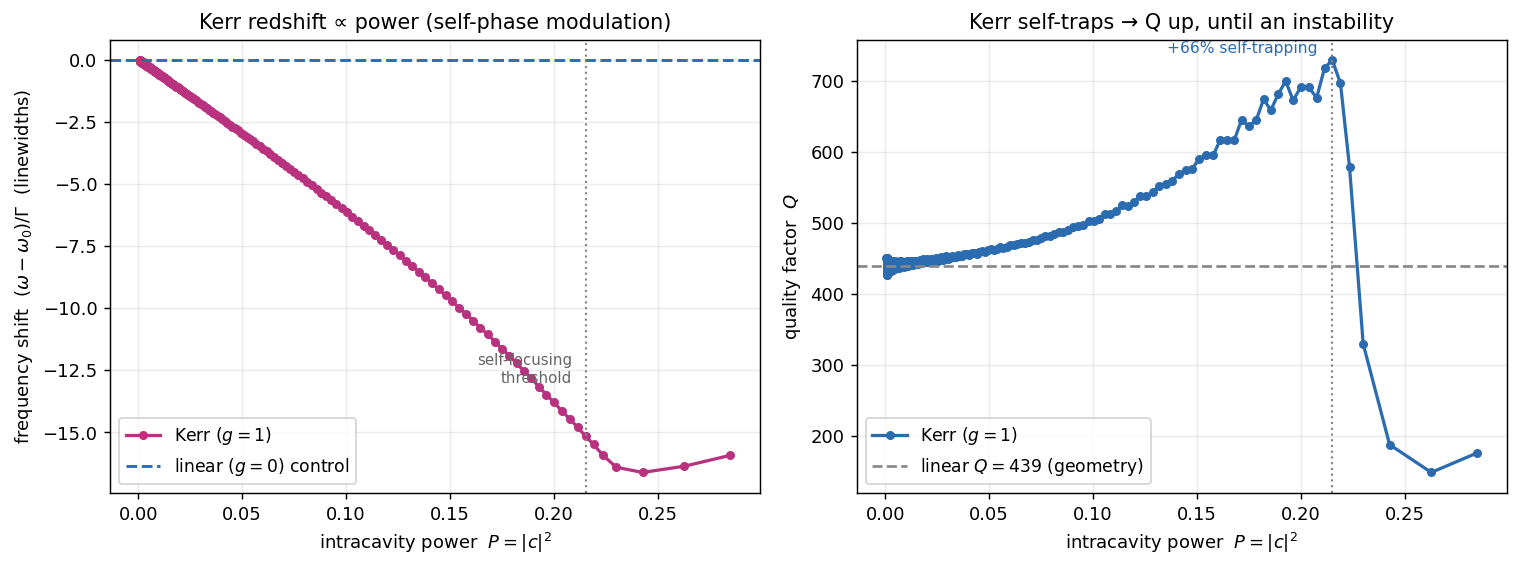

Reproduce this figure in Python.
"""Nonlinear Kerr on the horn's leaky mode — the geometry-set resonator, made nonlinear.

Section 12 gave the horn a leaky whispering-gallery-like mode whose Q is set by the throat
geometry; section 13 turned a microdisk into a Kerr comb whose threshold rides on that Q.
This joins them: put a focusing Kerr nonlinearity ON the horn's leaky mode and ask what the
nonlinearity does to a mode that is *also* radiating.

Method — a ring-down. Excite the eta-stable linear leaky mode, evolve
    i u_t = (-d^2 + V_k(x) - i*CAP) u  -  g |u|^2 u
and, as the intracavity power decays, read the instantaneous resonance frequency and Q as
functions of power. One run sweeps power from high to low. The g=0 run is the control:
frequency and Q must be flat and equal to the linear values.

Result: the resonance REDSHIFTS linearly with intracavity power (Kerr self-phase modulation),
and the focusing nonlinearity mildly ENHANCES Q — self-trapping deepens the mode below the
throat barrier, so it leaks less. Geometry sets the linear Q; the Kerr term tilts and
self-traps it.

Regenerate:  python3 nonlinear_kerr_horn.py
"""
import numpy as np
import scipy.sparse as sp
from scipy.sparse.linalg import eigs, splu
import matplotlib
matplotlib.use("Agg")
import matplotlib.pyplot as plt

A_open, xt, w, Xmax, Xpml, K = 1.0, 8.0, 1.0, 40.0, 30.0, 2.0
Delta, N = 0.26, 1400


def Hmat(Vk, dx, eta):
    cap = eta * np.clip((np.linspace(0, Xmax, N) - Xpml) / (Xmax - Xpml), 0, None) ** 2
    return sp.diags([-1/dx**2*np.ones(N-1), 2/dx**2 + Vk - 1j*cap, -1/dx**2*np.ones(N-1)],
                    [-1, 0, 1]).tocsc()


x = np.linspace(0, Xmax, N); dx = x[1] - x[0]
Vk = K ** 2 / (A_open - Delta * np.exp(-((x - xt) / w) ** 2)) ** 2


def stable_mode():
    Vopen, Vbar = K ** 2, K ** 2 / (1 - Delta) ** 2
    v1, vec1 = eigs(Hmat(Vk, dx, 2.0), k=18, sigma=K**2 + (np.pi/xt)**2 - 0.02j)
    v2, _ = eigs(Hmat(Vk, dx, 4.5), k=18, sigma=K**2 + (np.pi/xt)**2 - 0.02j)
    best = None
    for e, c in zip(v1, vec1.T):
        if Vopen < e.real < Vbar and e.imag < -1e-12:
            rel = abs(v2[np.argmin(np.abs(v2 - e))] - e) / max(abs(e.imag), 1e-12)
            if rel < 0.05 and (best is None or rel < best[2]):
                best = (e, c, rel)
    return best


e, psi, rel = stable_mode()
E_r, Gamma = e.real, -2 * e.imag; Q_lin = E_r / Gamma
psi = psi / np.abs(psi).max()
print(f"linear leaky mode: E_r={E_r:.4f}, Gamma={Gamma:.2e}, Q_lin={Q_lin:.0f}, eta-drift={rel:.1e}")


def ringdown(A0, g, T=520.0, dt=2e-3, rec=40):
    H = Hmat(Vk, dx, 2.0); I = sp.identity(N, format="csc")
    lu = splu(I + 0.5j*dt*H); Bop = I - 0.5j*dt*H
    u = (A0 * psi).astype(complex); wp = np.conj(psi) / np.sum(np.abs(psi)**2)
    ts, cs = [], []
    for i in range(int(T/dt)):
        u = lu.solve(Bop @ u); u = u * np.exp(1j*g*np.abs(u)**2*dt)
        if i % rec == 0:
            ts.append(i*dt); cs.append(np.sum(wp * u))
    return np.array(ts), np.array(cs)


def extract(t, c, win=60):
    ph = np.unwrap(np.angle(c)); amp = np.abs(c); P, om, Q = [], [], []
    for i in range(0, len(t) - win, win // 2):
        j = i + win; dtw = t[j] - t[i]
        om.append(-(ph[j] - ph[i]) / dtw)
        gam = -(np.log(amp[j]) - np.log(amp[i])) / dtw
        Q.append(om[-1] / (2*gam) if gam > 1e-9 else np.nan)
        P.append(np.mean(amp[i:j] ** 2))
    return np.array(P), np.array(om), np.array(Q)


tK, cK = ringdown(0.55, 1.0); PK, omK, QK = extract(tK, cK)
t0, c0 = ringdown(0.55, 0.0); P0, om0, Q0 = extract(t0, c0)
lw = Gamma                                                    # one linewidth
Pc = float(PK[np.nanargmax(QK)]); Qmax = float(np.nanmax(QK))  # self-focusing threshold
below = PK <= Pc
slope = np.polyfit(PK[below], (omK[below] - E_r) / lw, 1)[0]
print(f"linear leaky Q = {Q_lin:.0f}; one linewidth Gamma={Gamma:.2e}")
print(f"Kerr redshift is linear in power: {slope:.1f} linewidths per unit P (self-phase modulation)")
print(f"focusing Kerr self-traps -> Q enhanced to {Qmax:.0f} (+{(Qmax/Q_lin-1)*100:.0f}%) up to P_c={Pc:.3f}")
print(f"beyond P_c a self-focusing instability collapses Q (redshift saturates at the same power)")
print(f"VERIFICATION control (g=0) flat: dOmega={om0.max()-om0.min():.1e} rad, Q const {np.nanmean(Q0):.0f}")

# ---- figure ---------------------------------------------------------------------------
fig, (axA, axB) = plt.subplots(1, 2, figsize=(11.8, 4.5))
axA.plot(PK, (omK - E_r) / lw, "o-", color="#b83280", lw=1.8, ms=4, label="Kerr ($g=1$)")
axA.axhline(0, color="#2b6cb0", lw=1.6, ls="--", label="linear ($g=0$) control")
axA.axvline(Pc, color="#888", ls=":", lw=1.2); axA.text(Pc*0.97, -13, "self-focusing\nthreshold", fontsize=8.3, ha="right", color="#666")
axA.set_xlabel("intracavity power  $P=|c|^2$"); axA.set_ylabel("frequency shift  $(\\omega-\\omega_0)/\\Gamma$  (linewidths)")
axA.set_title("Kerr redshift ∝ power (self-phase modulation)", fontsize=11.5)
axA.legend(fontsize=9.5, loc="lower left"); axA.grid(alpha=.25)

good = np.isfinite(QK)
axB.plot(PK[good], QK[good], "o-", color="#2b6cb0", lw=1.8, ms=4, label="Kerr ($g=1$)")
axB.axhline(Q_lin, color="#888", ls="--", lw=1.5, label=f"linear $Q={Q_lin:.0f}$ (geometry)")
axB.axvline(Pc, color="#888", ls=":", lw=1.2)
axB.annotate(f"+{(Qmax/Q_lin-1)*100:.0f}% self-trapping", (Pc, Qmax), textcoords="offset points",
             xytext=(-8, 4), ha="right", fontsize=8.6, color="#2b6cb0")
axB.set_xlabel("intracavity power  $P=|c|^2$"); axB.set_ylabel("quality factor  $Q$")
axB.set_title("Kerr self-traps → Q up, until an instability", fontsize=11.5)
axB.legend(fontsize=9.5, loc="lower left"); axB.grid(alpha=.25)
fig.tight_layout(); fig.savefig("nonlinear_kerr_horn.png", dpi=130, bbox_inches="tight")
print("wrote nonlinear_kerr_horn.png")
